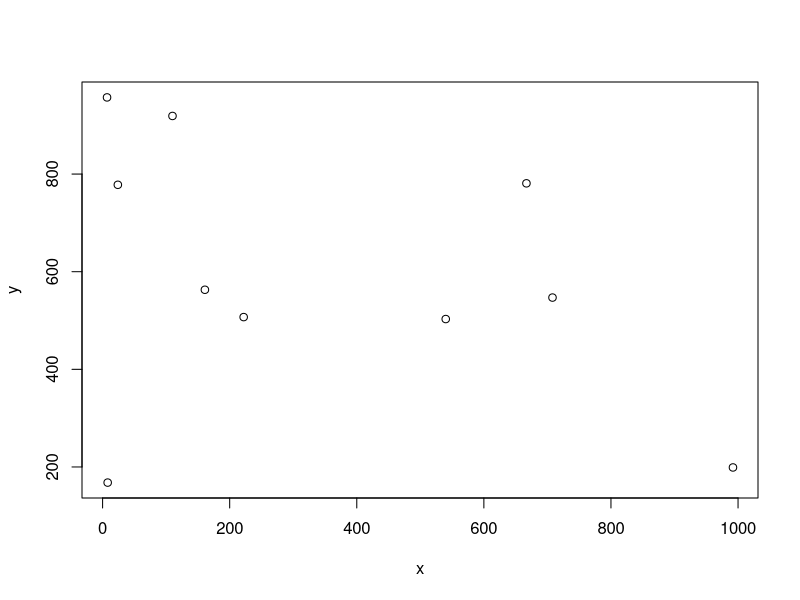

This chart was generated by the following R code:
## Sample R script
## Author: Matthew Lundquist
## Date: 12-20-2017

## Create vector of 10 random numbers between 1 and 1000 with replacement
x <- sample(1:1000, 10, replace = T)

## Create another vector of 10 randowm numbers between 1 and 1000 with replacement
y <- sample(1:1000, 10, replace = T)

## plot the result
plot(x, y)
